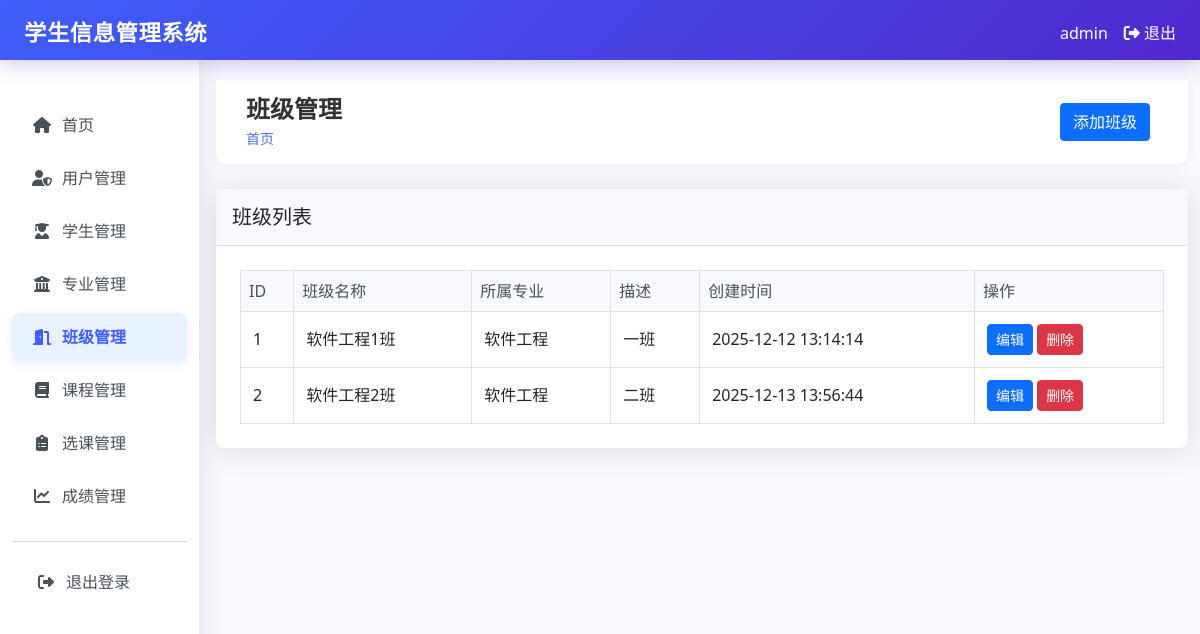
The page /classes (signed in) on the database as committed earlier.
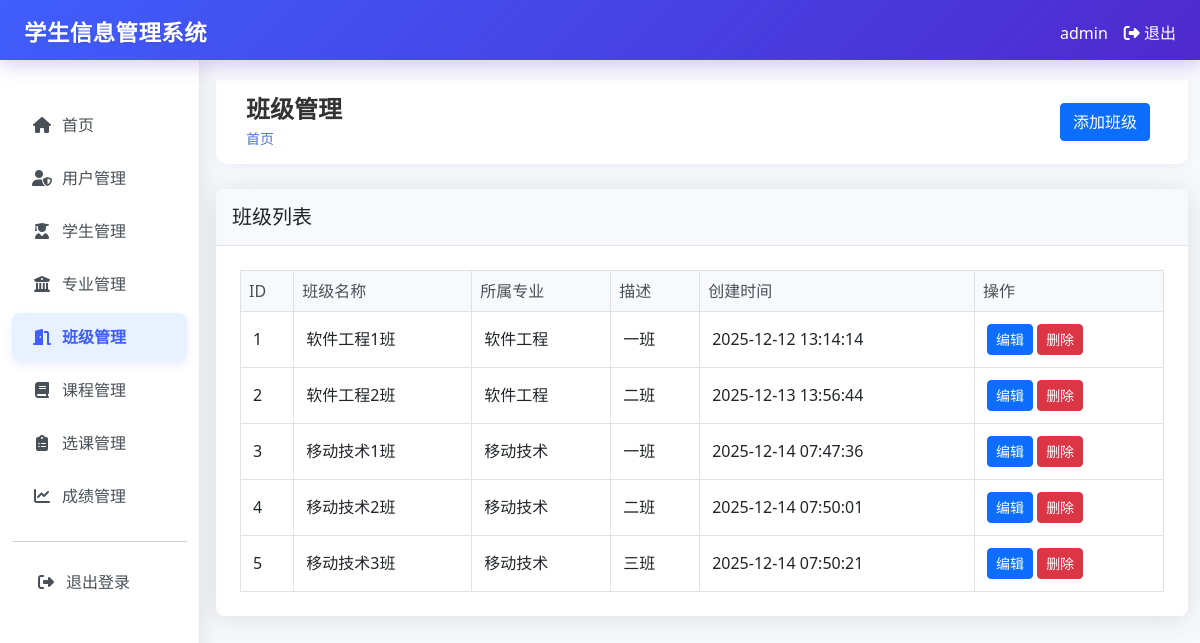
The same page on the database as committed later.
### tables this page shows
CREATE TABLE classes (
        id INTEGER PRIMARY KEY AUTOINCREMENT,
        name TEXT UNIQUE NOT NULL,
        major_id INTEGER,
        description TEXT,
        created_at TIMESTAMP DEFAULT CURRENT_TIMESTAMP,
        FOREIGN KEY (major_id) REFERENCES majors (id)
    );

CREATE TABLE majors (
        id INTEGER PRIMARY KEY AUTOINCREMENT,
        name TEXT UNIQUE NOT NULL,
        description TEXT,
        created_at TIMESTAMP DEFAULT CURRENT_TIMESTAMP
    );

### app.py (the view)
@app.route("/classes")
@login_required
def classes():
    conn = get_db_connection()
    classes = conn.execute("""
        SELECT c.*, m.name as major_name
        FROM classes c
        LEFT JOIN majors m ON c.major_id = m.id
        ORDER BY c.id ASC
    """).fetchall()
    conn.close()
    return render_template("classes/index.html", classes=classes)

### app.py (called while the page is built)
def login_required(f):
    @wraps(f)
    def decorated_function(*args, **kwargs):
        if "user_id" not in session:
            return redirect(url_for("login"))
        return f(*args, **kwargs)
    return decorated_function

def get_db_connection():
    conn = sqlite3.connect("student_management.db")
    conn.row_factory = sqlite3.Row
    return conn

### templates/classes/index.html (shortened to what this page needs)
{% extends "base.html" %}
{% block header %}班级管理{% endblock %}
{% block actions %}
{% if session.role == 'admin' %}
<a href="{{ url_for('create_class') }}" class="btn btn-primary">添加班级</a>
{% endif %}
{% endblock %}
{% block content %}
<div class="card">
    <div class="card-header">
        <h5 class="card-title mb-0">班级列表</h5>
    </div>
    <div class="card-body">
        <div class="table-responsive">
            <table class="table table-bordered table-hover">
                <thead class="table-light">
                    <tr>
                        <th>ID</th>
                        <th>班级名称</th>
                        <th>所属专业</th>
                        <th>描述</th>
                        <th>创建时间</th>
                        {% if session.role == 'admin' %}
                        <th>操作</th>
                        {% endif %}
                    </tr>
                </thead>
                <tbody>
                    {% for class in classes %}
                    <tr>
                        <td>{{ class.id }}</td>
                        <td>{{ class.name }}</td>
                        <td>{{ class.major_name or '未设置' }}</td>
                        <td>{{ class.description or '无描述' }}</td>
                        <td>{{ class.created_at }}</td>
                        {% if session.role == 'admin' %}
                        <td>
                            <a href="{{ url_for('edit_class', class_id=class.id) }}" class="btn btn-sm btn-primary">编辑</a>
                            <form action="{{ url_for('delete_class', class_id=class.id) }}" method="post" style="display: inline;" onsubmit="return confirm('确定要删除此班级吗？');">
                                <button type="submit" class="btn btn-sm btn-danger">删除</button>
                            </form>
                        </td>
                        {% endif %}
                    </tr>
                    {% endfor %}
                </tbody>
            </table>
        </div>
    </div>
</div>
{% endblock %}

Rows that differ between the two databases and show on the page:
added classes: id "3", name "移动技术1班", name "移动技术", description "一班", created_at "2025-12-14 07:47:36"
added classes: id "4", name "移动技术2班", name "移动技术", description "二班", created_at "2025-12-14 07:50:01"
added classes: id "5", name "移动技术3班", name "移动技术", description "三班", created_at "2025-12-14 07:50:21"
